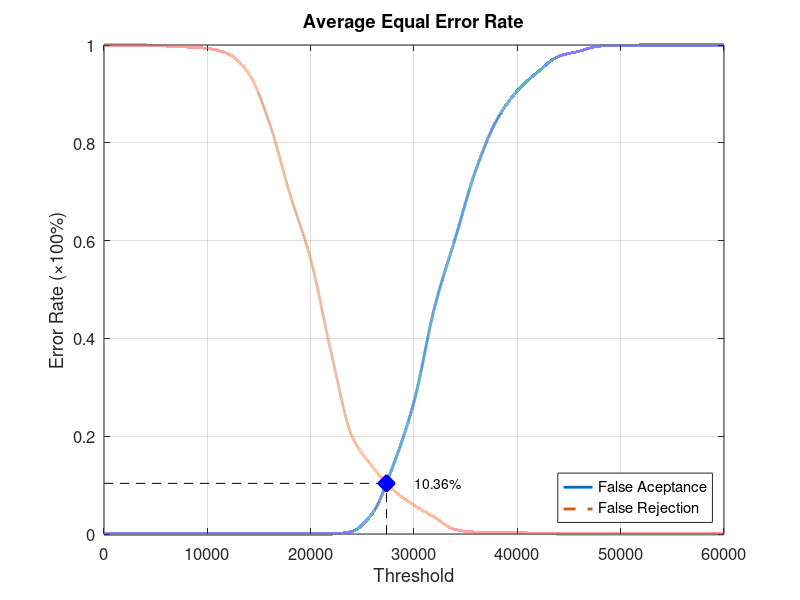
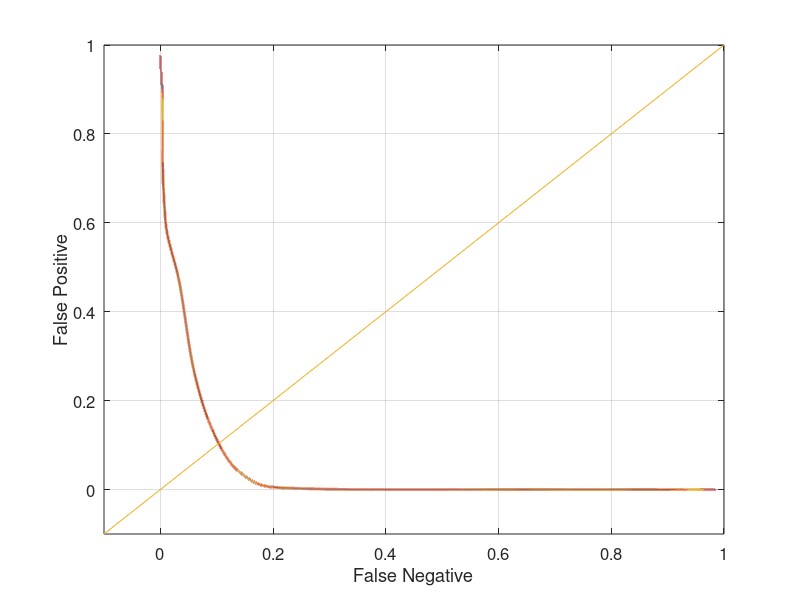

MATLAB code for these plots, in order:
function yEER = Database4Average
close all;
clear;
clc;
x = 0:2000:60000;
xq = 0:0.5:60000;

y0 = [0 0 0 0 0 0 0 0 0 0 0 0 0.00526316 0.0431579 0.141053 0.270526 0.464211 0.605263 0.745263 0.846316 0.906316 0.945263 0.976842 0.987368 0.997895 0.998947 1 1 1 1 1];
yy0 = interp1(x, y0, xq, 'pchip');
y1 = [1 1 1 0.998 0.996 0.993 0.982 0.942 0.841 0.695 0.562 0.37 0.2 0.137 0.09 0.059 0.034 0.009 0.004 0.004 0.003 0.001 0 0 0 0 0 0 0 0 0];
yy1 = interp1(x, y1, xq, 'pchip');

% Calculating EER: 
y2 = abs(y0 - y1);
find(y2 == min(y2))
yy2 = abs(yy0 - yy1);
xEER = find(yy2 == min(yy2));
xEERIndex = xq(xEER) % X-axis EER
yEER = yy0(xEER) % Y-axis EER

main = figure
plot(xq, yy0,'-','LineWidth', 2);	hold on
plot(xq, yy1,'--','LineWidth', 2);	hold on
plot([xEERIndex xEERIndex], [0 yEER], 'k--');	hold on
plot([0 xEERIndex], [yEER yEER], 'k--');	hold on
plot(xEERIndex, yEER, 'bx', 'LineWidth', 10);	hold on
text(xEERIndex + 10 * xEERIndex / 100, yEER, [num2str(round((10000 * yEER)) / 100) '%'])
legend('False Aceptance', 'False Rejection', 'Location', 'SouthEast')
xlabel('Threshold')
ylabel('Error Rate (\times100%)')
title('Average Equal Error Rate')
set(gca, 'FontSize', 12)
axis([0 60000 0 1])
grid on

print(main, 'Database4AverageMain', '-dpng');
FNRxFPR = figure('Color', [1 1 1]);
plot(yy1, yy0, '-', yy1, yy0, 'LineWidth', 2);
hold on
y = -0.1:0.1:1
plot(y, y); 
set(gca, 'FontSize', 12)
xlabel('False Negative')
ylabel('False Positive')
axis([-0.1 1 -0.1 1])
set(gca, 'FontSize', 12)
grid on

print(FNRxFPR, 'Database4AverageFNRxFPR','-dpng');
end
